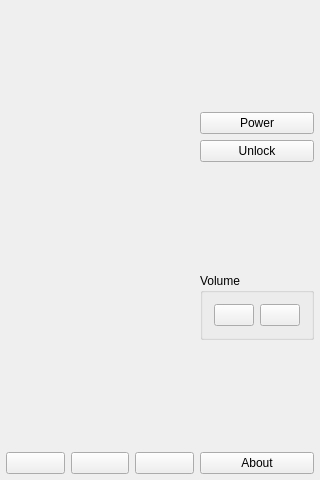
<?xml version="1.0" encoding="UTF-8"?>
<ui version="4.0">
 <class>MainWindow</class>
 <widget class="QMainWindow" name="MainWindow">
  <property name="geometry">
   <rect>
    <x>0</x>
    <y>0</y>
    <width>320</width>
    <height>480</height>
   </rect>
  </property>
  <property name="windowTitle">
   <string notr="true">DivvyDroid</string>
  </property>
  <property name="windowIcon">
   <iconset resource="res/divvydroid.qrc">
    <normaloff>:/icons/android-debug-bridge.svg</normaloff>:/icons/android-debug-bridge.svg</iconset>
  </property>
  <widget class="QWidget" name="centralWidget">
   <layout class="QHBoxLayout" name="horizontalLayout_2">
    <property name="spacing">
     <number>0</number>
    </property>
    <property name="leftMargin">
     <number>6</number>
    </property>
    <property name="topMargin">
     <number>6</number>
    </property>
    <property name="rightMargin">
     <number>6</number>
    </property>
    <property name="bottomMargin">
     <number>6</number>
    </property>
    <item>
     <layout class="QVBoxLayout" name="layBottom">
      <property name="spacing">
       <number>0</number>
      </property>
      <item>
       <widget class="QLabel" name="screen">
        <property name="sizePolicy">
         <sizepolicy hsizetype="MinimumExpanding" vsizetype="MinimumExpanding">
          <horstretch>0</horstretch>
          <verstretch>0</verstretch>
         </sizepolicy>
        </property>
        <property name="scaledContents">
         <bool>false</bool>
        </property>
        <property name="alignment">
         <set>Qt::AlignLeading|Qt::AlignLeft|Qt::AlignTop</set>
        </property>
       </widget>
      </item>
      <item>
       <layout class="QHBoxLayout" name="btnBottom">
        <property name="topMargin">
         <number>6</number>
        </property>
        <item>
         <widget class="QPushButton" name="btnMenu">
          <property name="icon">
           <iconset resource="res/divvydroid.qrc">
            <normaloff>:/icons/menu.svg</normaloff>:/icons/menu.svg</iconset>
          </property>
          <property name="iconSize">
           <size>
            <width>24</width>
            <height>24</height>
           </size>
          </property>
         </widget>
        </item>
        <item>
         <widget class="QPushButton" name="btnHome">
          <property name="icon">
           <iconset resource="res/divvydroid.qrc">
            <normaloff>:/icons/home.svg</normaloff>:/icons/home.svg</iconset>
          </property>
          <property name="iconSize">
           <size>
            <width>24</width>
            <height>24</height>
           </size>
          </property>
         </widget>
        </item>
        <item>
         <widget class="QPushButton" name="btnBack">
          <property name="icon">
           <iconset resource="res/divvydroid.qrc">
            <normaloff>:/icons/undo-variant.svg</normaloff>:/icons/undo-variant.svg</iconset>
          </property>
          <property name="iconSize">
           <size>
            <width>24</width>
            <height>24</height>
           </size>
          </property>
         </widget>
        </item>
       </layout>
      </item>
     </layout>
    </item>
    <item>
     <layout class="QVBoxLayout" name="btnRight">
      <property name="leftMargin">
       <number>6</number>
      </property>
      <item>
       <spacer name="spc1">
        <property name="orientation">
         <enum>Qt::Vertical</enum>
        </property>
        <property name="sizeHint" stdset="0">
         <size>
          <width>20</width>
          <height>40</height>
         </size>
        </property>
       </spacer>
      </item>
      <item>
       <widget class="QPushButton" name="btnPower">
        <property name="text">
         <string>Power</string>
        </property>
        <property name="icon">
         <iconset resource="res/divvydroid.qrc">
          <normaloff>:/icons/power-standby.svg</normaloff>:/icons/power-standby.svg</iconset>
        </property>
        <property name="iconSize">
         <size>
          <width>20</width>
          <height>20</height>
         </size>
        </property>
       </widget>
      </item>
      <item>
       <widget class="QPushButton" name="btnUnlock">
        <property name="text">
         <string>Unlock</string>
        </property>
        <property name="icon">
         <iconset resource="res/divvydroid.qrc">
          <normaloff>:/icons/lock-open.svg</normaloff>:/icons/lock-open.svg</iconset>
        </property>
        <property name="iconSize">
         <size>
          <width>20</width>
          <height>20</height>
         </size>
        </property>
       </widget>
      </item>
      <item>
       <spacer name="spc2">
        <property name="orientation">
         <enum>Qt::Vertical</enum>
        </property>
        <property name="sizeHint" stdset="0">
         <size>
          <width>20</width>
          <height>40</height>
         </size>
        </property>
       </spacer>
      </item>
      <item>
       <widget class="QGroupBox" name="grpVolume">
        <property name="title">
         <string>Volume</string>
        </property>
        <layout class="QHBoxLayout" name="horizontalLayout">
         <item>
          <widget class="QPushButton" name="btnVolumeDown">
           <property name="icon">
            <iconset resource="res/divvydroid.qrc">
             <normaloff>:/icons/volume-minus.svg</normaloff>:/icons/volume-minus.svg</iconset>
           </property>
           <property name="iconSize">
            <size>
             <width>20</width>
             <height>20</height>
            </size>
           </property>
          </widget>
         </item>
         <item>
          <widget class="QPushButton" name="btnVolumeUp">
           <property name="icon">
            <iconset resource="res/divvydroid.qrc">
             <normaloff>:/icons/volume-plus.svg</normaloff>:/icons/volume-plus.svg</iconset>
           </property>
           <property name="iconSize">
            <size>
             <width>20</width>
             <height>20</height>
            </size>
           </property>
          </widget>
         </item>
        </layout>
       </widget>
      </item>
      <item>
       <spacer name="spc3">
        <property name="orientation">
         <enum>Qt::Vertical</enum>
        </property>
        <property name="sizeHint" stdset="0">
         <size>
          <width>20</width>
          <height>40</height>
         </size>
        </property>
       </spacer>
      </item>
      <item>
       <widget class="QPushButton" name="btnAbout">
        <property name="text">
         <string>About</string>
        </property>
        <property name="icon">
         <iconset resource="res/divvydroid.qrc">
          <normaloff>:/icons/information-outline.svg</normaloff>:/icons/information-outline.svg</iconset>
        </property>
       </widget>
      </item>
     </layout>
    </item>
   </layout>
  </widget>
 </widget>
 <layoutdefault spacing="6" margin="11"/>
 <resources>
  <include location="res/divvydroid.qrc"/>
 </resources>
 <connections/>
</ui>
